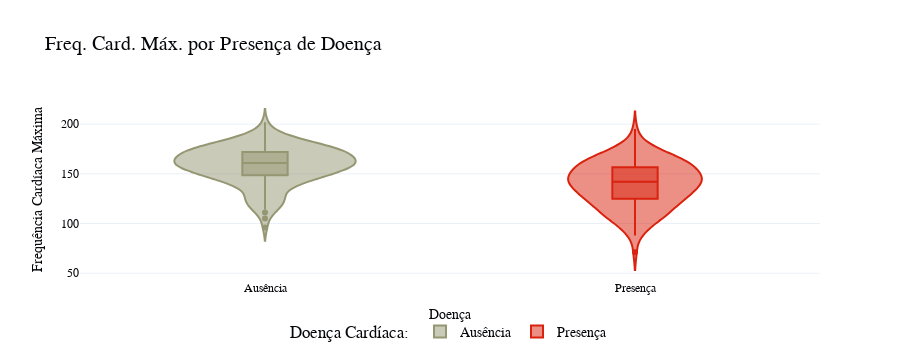

The cell this chart's notebook holds for it:
### Code cell
thalach_violin = px.violin(

    df,
    x='target_labels',
    y='thalach',
    color='target_labels',
    box=True,
    points='outliers',
    color_discrete_map={'Presença': color_pal[3], 'Ausência': color_pal[2]},
    title = 'Freq. Card. Máx. por Presença de Doença',
    labels={'target_labels': 'Doença', 'thalach' : 'Freq. Card. Máx.'}
)

# Personalizando o layout do gráfico
thalach_violin.update_layout(

    font=dict(family ='Fira Code, sans-serif', color = color_pal[0], size=14),
    title_font= dict(size = 20, color = color_pal[0]),

    xaxis=dict(
        title='Doença',
        title_font=dict(size=14),
        tickfont=dict(size=12)
    ),
    yaxis=dict(
        title='Frequência Cardíaca Máxima',
        title_font=dict(size=14),
        tickfont=dict(size=12)
    ),
    
    legend=dict(
        title='Doença Cardíaca: ',
        orientation='h',
        x=0.5,
        y = -0.2,
        xanchor='center',
    ),
    
    template='plotly_white',
)


thalach_violin.show()

### Figure 1 — Plotly figure (JSON) as saved in the notebook; plotly's stock layout.template omitted (floating-point values rounded to 4 significant figures; data arrays with more than 128 entries replaced by an {"elided": "..."} marker saying what was removed)
{"data": [{"alignmentgroup": "True", "box": {"visible": true}, "hovertemplate": "Doença=%{x}<br>Freq. Card. Máx.=%{y}<extra></extra>", "legendgroup": "Ausência", "marker": {"color": "#959672"}, "name": "Ausência", "offsetgroup": "Ausência", "orientation": "v", "points": "outliers", "scalegroup": "True", "showlegend": true, "type": "violin", "x": {"elided": "164 str values"}, "x0": " ", "xaxis": "x", "y": {"elided": "164 int values"}, "y0": " ", "yaxis": "y"}, {"alignmentgroup": "True", "box": {"visible": true}, "hovertemplate": "Doença=%{x}<br>Freq. Card. Máx.=%{y}<extra></extra>", "legendgroup": "Presença", "marker": {"color": "#D9230F"}, "name": "Presença", "offsetgroup": "Presença", "orientation": "v", "points": "outliers", "scalegroup": "True", "showlegend": true, "type": "violin", "x": {"elided": "139 str values"}, "x0": " ", "xaxis": "x", "y": {"elided": "139 int values"}, "y0": " ", "yaxis": "y"}], "layout": {"font": {"color": "#050609", "family": "Fira Code, sans-serif", "size": 14}, "height": 360, "legend": {"orientation": "h", "title": {"text": "Doença Cardíaca: "}, "tracegroupgap": 0, "x": 0.5, "xanchor": "center", "y": -0.2}, "title": {"font": {"color": "#050609", "size": 20}, "text": "Freq. Card. Máx. por Presença de Doença"}, "violinmode": "overlay", "xaxis": {"anchor": "y", "autorange": true, "categoryarray": ["Ausência", "Presença"], "categoryorder": "array", "domain": [0, 1], "range": [-0.5, 1.5], "tickfont": {"size": 12}, "title": {"font": {"size": 14}, "text": "Doença"}, "type": "category"}, "yaxis": {"anchor": "x", "autorange": true, "domain": [0, 1], "range": [44.16, 224.3], "tickfont": {"size": 12}, "title": {"font": {"size": 14}, "text": "Frequência Cardíaca Máxima"}, "type": "linear"}}}
